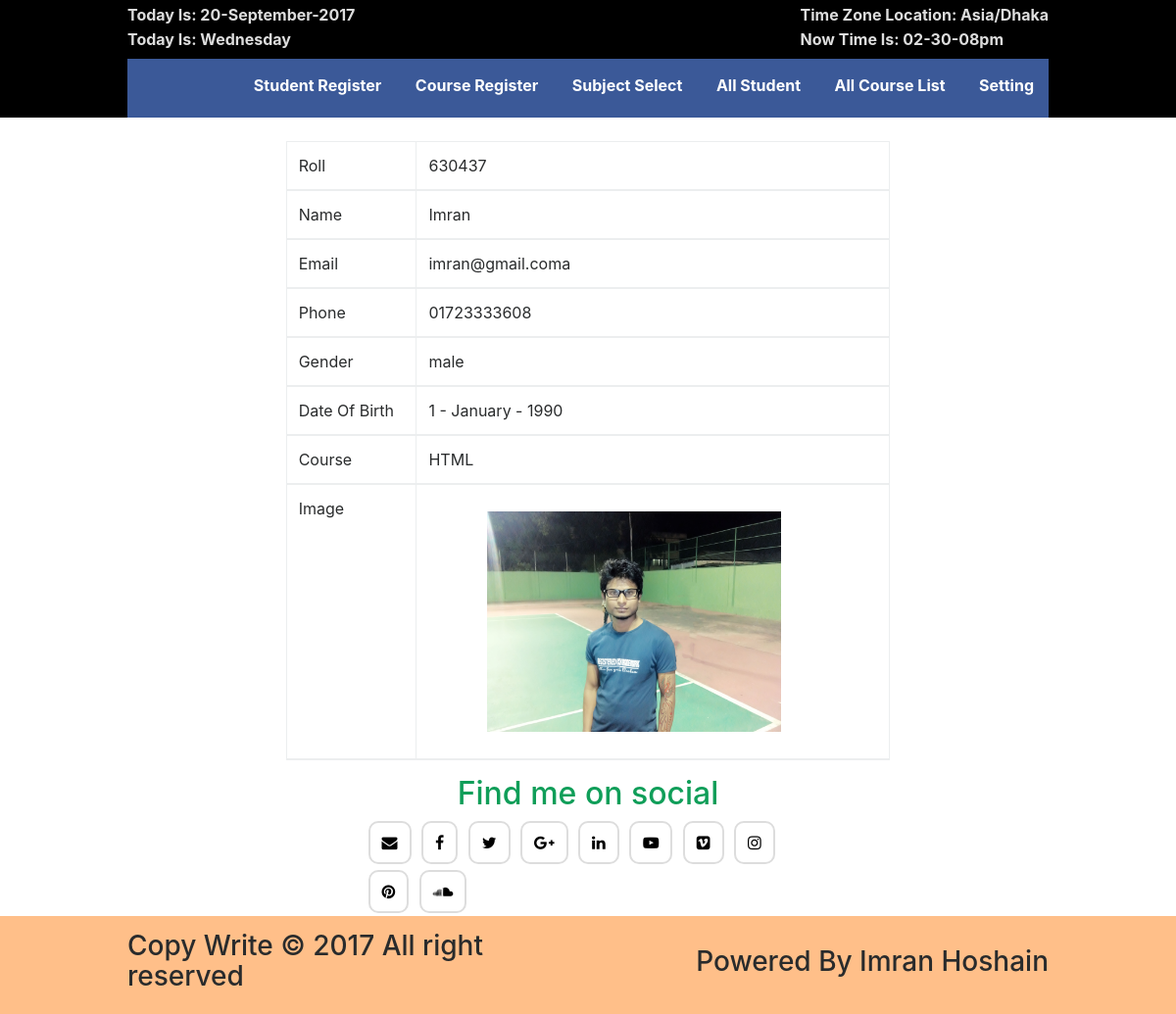
/user_profile.php?id=3, run on the app's committed database.
### tables this page shows
CREATE TABLE `student_info` (
  `id` int(11) NOT NULL,
  `roll` int(11) NOT NULL,
  `name` varchar(255) NOT NULL,
  `email` varchar(255) NOT NULL,
  `phone` varchar(255) NOT NULL,
  `gender` varchar(255) NOT NULL,
  `dob` varchar(255) NOT NULL,
  `image` varchar(255) NOT NULL,
  `subject` varchar(255) NOT NULL
);

### user_profile.php (the view, shortened to what this page needs)
<?php
$db = new PDO('mysql:host=localhost;dbname=bitm_student;charset=utf8mb4', 'root', '');
$query = "SELECT * FROM `student_info` WHERE id =" .$_GET['id'];
$stmt = $db->query($query);
$data = $stmt->fetch(PDO::FETCH_ASSOC);
?>
<!DOCTYPE html>
<html lang="en">
<head>
    <link type="text/css" href="css/bootstrap.min.css" rel="stylesheet">
    <link type="text/css" href="css/font-awesome.min.css" rel="stylesheet">
    <link type="text/css" href="style.css" rel="stylesheet">
    <link type="text/css" href="css/responsive.css" rel="stylesheet">
</head>
<body>
   <header>
        <?php include 'header.php';?>
    </header>
    <br>
    <div class="my-work">
        <div class="container">
            <div class="row">
                <div class="col-md-8 offset-md-2">
                    <table class="table table-bordered">
                        <thead>
                            <tr>
                                <td>Roll</td>
                                <td>
                                    <?php echo $data['roll']; ?>
                                </td>
                            </tr>
                            <tr>
                                <td>Name</td>
                                <td>
                                    <?php echo $data['name']; ?>
                                </td>
                            </tr>
                            <tr>
                                <td>Email</td>
                                <td>
                                    <?php echo $data['email']; ?>
                                </td>
                            </tr>
                            <tr>
                                <td>Phone </td>
                                <td>
                                    <?php echo $data['phone']; ?>
                                </td>
                            </tr>
                            <tr>
                                <td>Gender </td>
                                <td>
                                    <?php echo $data['gender']; ?>
                                </td>
                            </tr>
                            <tr>
                                <td>Date Of Birth</td>
                                <td>
                                    <?php echo $data['dob']; ?>
                                </td>
                            </tr>
                            <tr>
                                <td>Course</td>
                                <td>
                                    <?php echo $data['subject']; ?>
                                </td>
                            </tr>
                            <tr>
                                <td>Image</td>
                                <td><img src="img/<?php echo $data['image'] ?>" alt="" width="300"></td>
                            </tr>
                        </thead>
                    </table>
                </div>
            </div>
        </div>
    </div>
    <footer>
        <?php include 'footer.php';?>
    </footer>
</body>
</html>

### style.css (style rules this page uses)
html { color: #222; font-size: 1em; line-height: 1.4; }
audio, canvas, iframe, img, svg, video { vertical-align: middle; }
header { background: #000 none repeat scroll 0 0; }
img { margin: 15px 60px; }

### css/responsive.css (style rules this page uses)
@media only screen and (min-width: 992px) and (max-width: 1200px) { .container { width: 970px; } }

### data on the page
student_info: roll "630437", name "Imran", email "imran@gmail.coma", phone "01723333608", gender "male", dob "1 - January - 1990", subject "HTML", image (picture)

### other printed values
date_default_timezone_get() "Asia/Dhaka"
